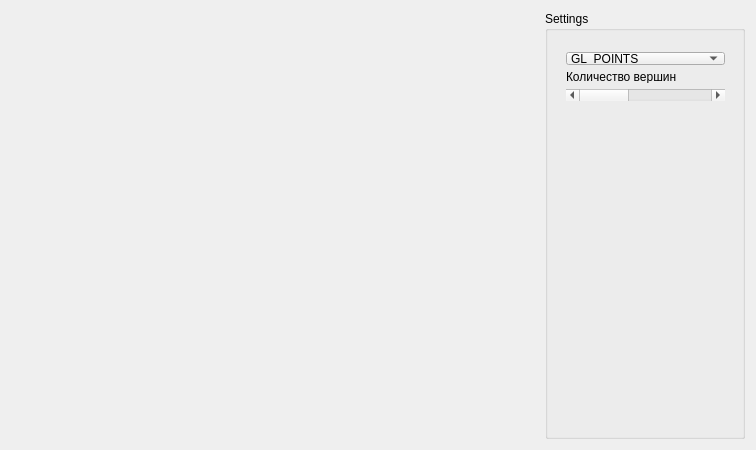
<?xml version="1.0" encoding="UTF-8"?>
<ui version="4.0">
 <class>MainWindow</class>
 <widget class="QMainWindow" name="MainWindow">
  <property name="geometry">
   <rect>
    <x>0</x>
    <y>0</y>
    <width>756</width>
    <height>450</height>
   </rect>
  </property>
  <property name="windowTitle">
   <string>MainWindow</string>
  </property>
  <widget class="QWidget" name="centralWidget">
   <layout class="QHBoxLayout" name="horizontalLayout_2">
    <item>
     <widget class="GLWidget" name="widget" native="true">
      <property name="sizePolicy">
       <sizepolicy hsizetype="Expanding" vsizetype="Expanding">
        <horstretch>0</horstretch>
        <verstretch>0</verstretch>
       </sizepolicy>
      </property>
     </widget>
    </item>
    <item>
     <widget class="QGroupBox" name="groupBox">
      <property name="sizePolicy">
       <sizepolicy hsizetype="Preferred" vsizetype="Preferred">
        <horstretch>0</horstretch>
        <verstretch>0</verstretch>
       </sizepolicy>
      </property>
      <property name="minimumSize">
       <size>
        <width>200</width>
        <height>0</height>
       </size>
      </property>
      <property name="title">
       <string>Settings</string>
      </property>
      <widget class="QWidget" name="">
       <property name="geometry">
        <rect>
         <x>10</x>
         <y>30</y>
         <width>181</width>
         <height>71</height>
        </rect>
       </property>
       <layout class="QVBoxLayout" name="verticalLayout">
        <item>
         <widget class="QComboBox" name="comboBox">
          <item>
           <property name="text">
            <string>GL_POINTS</string>
           </property>
          </item>
          <item>
           <property name="text">
            <string>GL_LINES</string>
           </property>
          </item>
          <item>
           <property name="text">
            <string>GL_LINE_STRIP</string>
           </property>
          </item>
          <item>
           <property name="text">
            <string>GL_LINE_LOOP</string>
           </property>
          </item>
          <item>
           <property name="text">
            <string>GL_TRIANGLES</string>
           </property>
          </item>
          <item>
           <property name="text">
            <string>GL_TRIANGLE_STRIP</string>
           </property>
          </item>
          <item>
           <property name="text">
            <string>GL_TRIANGLE_FAN</string>
           </property>
          </item>
          <item>
           <property name="text">
            <string>GL_QUADS</string>
           </property>
          </item>
          <item>
           <property name="text">
            <string>GL_QUAD_STRIP</string>
           </property>
          </item>
          <item>
           <property name="text">
            <string>GL_POLYGON</string>
           </property>
          </item>
         </widget>
        </item>
        <item>
         <widget class="QLabel" name="label">
          <property name="text">
           <string>Количество вершин</string>
          </property>
         </widget>
        </item>
        <item>
         <widget class="QScrollBar" name="horizontalScrollBar">
          <property name="minimum">
           <number>3</number>
          </property>
          <property name="maximum">
           <number>20</number>
          </property>
          <property name="orientation">
           <enum>Qt::Horizontal</enum>
          </property>
         </widget>
        </item>
       </layout>
      </widget>
     </widget>
    </item>
   </layout>
  </widget>
 </widget>
 <layoutdefault spacing="6" margin="11"/>
 <customwidgets>
  <customwidget>
   <class>GLWidget</class>
   <extends>QWidget</extends>
   <header>glwidget.h</header>
   <container>1</container>
  </customwidget>
 </customwidgets>
 <resources/>
 <connections/>
</ui>
